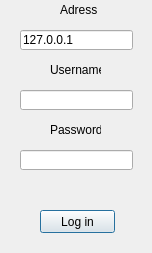
<?xml version="1.0" encoding="UTF-8"?>
<ui version="4.0">
 <class>LogInWindow</class>
 <widget class="QDialog" name="LogInWindow">
  <property name="geometry">
   <rect>
    <x>0</x>
    <y>0</y>
    <width>152</width>
    <height>253</height>
   </rect>
  </property>
  <property name="windowTitle">
   <string>Dialog</string>
  </property>
  <widget class="QPushButton" name="pushButton">
   <property name="geometry">
    <rect>
     <x>40</x>
     <y>210</y>
     <width>75</width>
     <height>23</height>
    </rect>
   </property>
   <property name="text">
    <string>Log in</string>
   </property>
  </widget>
  <widget class="QLabel" name="labelUsername">
   <property name="geometry">
    <rect>
     <x>50</x>
     <y>60</y>
     <width>51</width>
     <height>20</height>
    </rect>
   </property>
   <property name="text">
    <string>Username</string>
   </property>
  </widget>
  <widget class="QLineEdit" name="lineEditUsername">
   <property name="geometry">
    <rect>
     <x>20</x>
     <y>90</y>
     <width>113</width>
     <height>20</height>
    </rect>
   </property>
  </widget>
  <widget class="QLabel" name="labelError">
   <property name="geometry">
    <rect>
     <x>30</x>
     <y>180</y>
     <width>91</width>
     <height>21</height>
    </rect>
   </property>
   <property name="text">
    <string/>
   </property>
  </widget>
  <widget class="QLineEdit" name="lineEditAdress">
   <property name="geometry">
    <rect>
     <x>20</x>
     <y>30</y>
     <width>113</width>
     <height>20</height>
    </rect>
   </property>
   <property name="text">
    <string>127.0.0.1</string>
   </property>
  </widget>
  <widget class="QLabel" name="labelPassword">
   <property name="geometry">
    <rect>
     <x>50</x>
     <y>120</y>
     <width>51</width>
     <height>20</height>
    </rect>
   </property>
   <property name="text">
    <string>Password</string>
   </property>
  </widget>
  <widget class="QLabel" name="labelAdress">
   <property name="geometry">
    <rect>
     <x>60</x>
     <y>0</y>
     <width>41</width>
     <height>20</height>
    </rect>
   </property>
   <property name="text">
    <string>Adress</string>
   </property>
  </widget>
  <widget class="QLineEdit" name="lineEditPassword">
   <property name="geometry">
    <rect>
     <x>20</x>
     <y>150</y>
     <width>113</width>
     <height>20</height>
    </rect>
   </property>
  </widget>
 </widget>
 <resources/>
 <connections/>
</ui>
